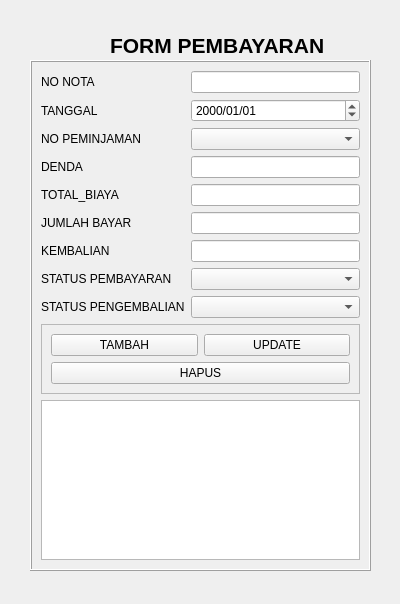
<?xml version="1.0" encoding="UTF-8"?>
<ui version="4.0">
 <class>Form</class>
 <widget class="QWidget" name="Form">
  <property name="geometry">
   <rect>
    <x>0</x>
    <y>0</y>
    <width>400</width>
    <height>604</height>
   </rect>
  </property>
  <property name="windowTitle">
   <string>Form</string>
  </property>
  <widget class="QLabel" name="label">
   <property name="geometry">
    <rect>
     <x>110</x>
     <y>30</y>
     <width>241</width>
     <height>31</height>
    </rect>
   </property>
   <property name="font">
    <font>
     <pointsize>16</pointsize>
     <bold>true</bold>
    </font>
   </property>
   <property name="text">
    <string>&lt;html&gt;&lt;head/&gt;&lt;body&gt;&lt;p&gt;FORM PEMBAYARAN&lt;/p&gt;&lt;/body&gt;&lt;/html&gt;</string>
   </property>
  </widget>
  <widget class="QFrame" name="frame">
   <property name="geometry">
    <rect>
     <x>30</x>
     <y>60</y>
     <width>341</width>
     <height>511</height>
    </rect>
   </property>
   <property name="frameShape">
    <enum>QFrame::Shape::Box</enum>
   </property>
   <property name="frameShadow">
    <enum>QFrame::Shadow::Raised</enum>
   </property>
   <layout class="QVBoxLayout" name="verticalLayout">
    <item>
     <layout class="QFormLayout" name="formLayout">
      <item row="0" column="0">
       <widget class="QLabel" name="iDALATLabel">
        <property name="text">
         <string>NO NOTA</string>
        </property>
       </widget>
      </item>
      <item row="0" column="1">
       <widget class="QLineEdit" name="txtNota"/>
      </item>
      <item row="3" column="0">
       <widget class="QLabel" name="jENISALATLabel">
        <property name="text">
         <string>DENDA</string>
        </property>
       </widget>
      </item>
      <item row="3" column="1">
       <widget class="QLineEdit" name="txtDenda"/>
      </item>
      <item row="4" column="0">
       <widget class="QLabel" name="tIPEALATLabel">
        <property name="text">
         <string>TOTAL_BIAYA</string>
        </property>
       </widget>
      </item>
      <item row="4" column="1">
       <widget class="QLineEdit" name="txtBiaya"/>
      </item>
      <item row="5" column="0">
       <widget class="QLabel" name="mERKLabel">
        <property name="text">
         <string>JUMLAH BAYAR</string>
        </property>
       </widget>
      </item>
      <item row="5" column="1">
       <widget class="QLineEdit" name="txtJmlBayar"/>
      </item>
      <item row="6" column="0">
       <widget class="QLabel" name="wARNALabel">
        <property name="text">
         <string>KEMBALIAN</string>
        </property>
       </widget>
      </item>
      <item row="6" column="1">
       <widget class="QLineEdit" name="txtKembalian"/>
      </item>
      <item row="1" column="1">
       <widget class="QDateEdit" name="dateTgl">
        <property name="displayFormat">
         <string>yyyy/MM/dd</string>
        </property>
       </widget>
      </item>
      <item row="1" column="0">
       <widget class="QLabel" name="tANGGALLabel">
        <property name="text">
         <string>TANGGAL</string>
        </property>
       </widget>
      </item>
      <item row="2" column="1">
       <widget class="QComboBox" name="cmbPeminjaman"/>
      </item>
      <item row="2" column="0">
       <widget class="QLabel" name="nOPEMINJAMANLabel">
        <property name="text">
         <string>NO PEMINJAMAN</string>
        </property>
       </widget>
      </item>
      <item row="7" column="1">
       <widget class="QComboBox" name="cmbPembayaran"/>
      </item>
      <item row="8" column="1">
       <widget class="QComboBox" name="cmbPengembalian"/>
      </item>
      <item row="7" column="0">
       <widget class="QLabel" name="sTATUSPEMBAYARANLabel">
        <property name="text">
         <string>STATUS PEMBAYARAN</string>
        </property>
       </widget>
      </item>
      <item row="8" column="0">
       <widget class="QLabel" name="sTATUSPENGEMBALIANLabel">
        <property name="text">
         <string>STATUS PENGEMBALIAN</string>
        </property>
       </widget>
      </item>
     </layout>
    </item>
    <item>
     <widget class="QFrame" name="frame_2">
      <property name="frameShape">
       <enum>QFrame::Shape::StyledPanel</enum>
      </property>
      <property name="frameShadow">
       <enum>QFrame::Shadow::Raised</enum>
      </property>
      <layout class="QGridLayout" name="gridLayout_4">
       <item row="0" column="0">
        <widget class="QPushButton" name="btnTambah">
         <property name="text">
          <string>TAMBAH</string>
         </property>
        </widget>
       </item>
       <item row="0" column="1">
        <widget class="QPushButton" name="btnUpdate">
         <property name="text">
          <string>UPDATE</string>
         </property>
        </widget>
       </item>
       <item row="1" column="0" colspan="2">
        <widget class="QPushButton" name="btnHapus">
         <property name="text">
          <string>HAPUS</string>
         </property>
        </widget>
       </item>
      </layout>
     </widget>
    </item>
    <item>
     <widget class="QTableView" name="viewData"/>
    </item>
   </layout>
  </widget>
 </widget>
 <resources/>
 <connections/>
</ui>
